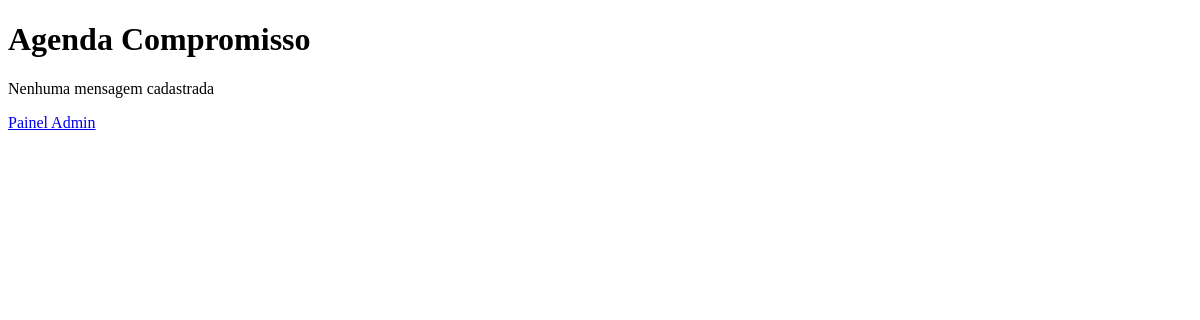
/, run on an earlier commit of the app's database.
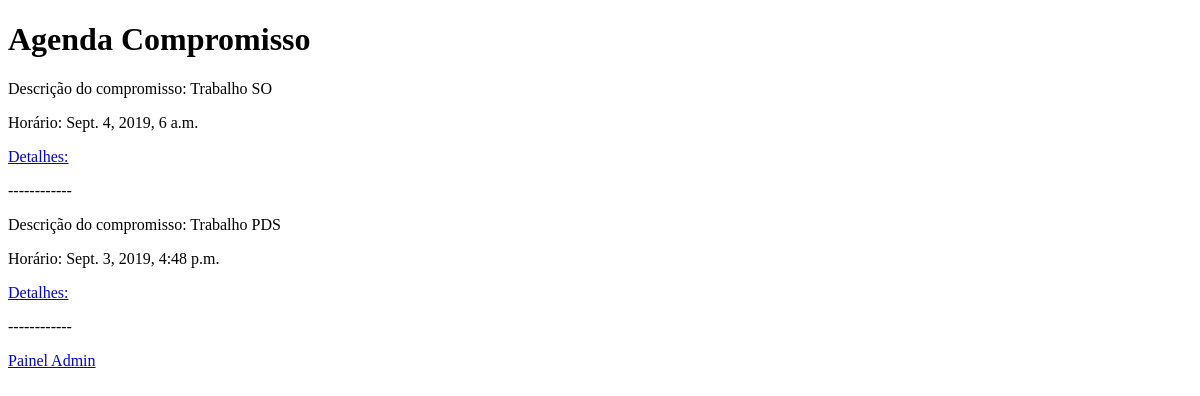
And on a later commit of the database.
### compromisso/models.py (models this page shows, shortened)
class Compromisso(models.Model):
	descricao = models.TextField()
	horario = models.DateTimeField() # default=timezone.now
	local = models.TextField()

### compromisso/views.py (the view)
# urls.py: path('', views.index, name='index'),
def index(request):
    compromissos_list = Compromisso.objects.order_by('-horario')[:20];
    data_hoje = datetime.now()
    context = {'compromissos_list': compromissos_list, 'data_hoje': data_hoje}
    return render(request, 'compromisso/index.html', context)

### compromisso/templates/compromisso/index.html (shortened to what this page needs)
<!DOCTYPE html>
<html>
<head>
</head>
<body>
	<h1>Agenda Compromisso</h1>
	{% if compromissos_list %}
		{% for compromisso in compromissos_list %}
			{% if compromisso.horario|date:"M, d, Y" == data_hoje|date:"M, d, Y" %}
				<b>Descrição do compromisso: {{ compromisso.descricao|truncatechars:20 }}</b> <br>
				<b>Horário: {{ compromisso.horario }}</b> <br>
				<b><a href="{% url 'compromisso:detalhe' compromisso.id %}">Detalhes:</a></b> <br>
			{% else %}
				<p>Descrição do compromisso: {{ compromisso.descricao|truncatechars:20 }}</p>
				<p>Horário: {{ compromisso.horario }}</p>
				<p><a href="{% url 'compromisso:detalhe' compromisso.id %}">Detalhes:</a></p>
			{% endif %}
			<p>------------</p>
		{% endfor %}
	{% else %}
		<p>Nenhuma mensagem cadastrada</p>
	{% endif %}
	<a href="http://localhost:8000/admin/">Painel Admin</a>
</body>
</html>

What changed in the data, as far as the page shows it:
added Compromisso: descricao "Trabalho SO", horario "Sept. 4, 2019, 6 a.m."
added Compromisso: descricao "Trabalho PDS", horario "Sept. 3, 2019, 4:48 p.m."
Also different on the page:
text no longer shown: "Nenhuma mensagem cadastrada"
